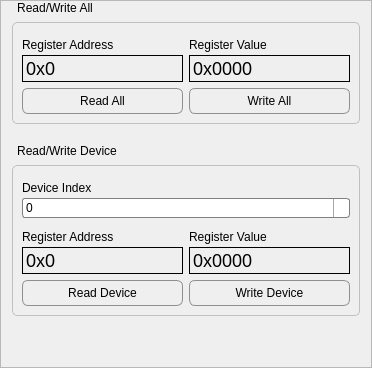
       <widget class="QFrame" name="frame">
        <property name="frameShape">
         <enum>QFrame::StyledPanel</enum>
        </property>
        <property name="frameShadow">
         <enum>QFrame::Raised</enum>
        </property>
        <layout class="QVBoxLayout" name="verticalLayout" stretch="0,1,0">
         <property name="spacing">
          <number>20</number>
         </property>
         <property name="topMargin">
          <number>0</number>
         </property>
         <item>
          <widget class="QGroupBox" name="groupBox_6">
           <property name="maximumSize">
            <size>
             <width>16777215</width>
             <height>160</height>
            </size>
           </property>
           <property name="styleSheet">
            <string notr="true">QGroupBox {
	font: 75 11pt &quot;Arial&quot;;
  border: 1px solid #C0C0C0; /* 边框颜色与宽度 */
  border-radius: 5px; /* 边框圆角 */
  margin-top: 21px; /* 确保有足够的空间显示标题 */
}

QGroupBox::title {
  subcontrol-origin: margin; /* 标题定位基于边界之外 */
  subcontrol-position: top left; /* 标题位置 */
  padding: 0 3px; /* 标题内边距 */
  color: #000; /* 标题文本颜色 */
  /* 使用负边距将标题上移，使其位于边框外部 */
  margin-top: 0px;
}</string>
           </property>
           <property name="title">
            <string>Read/Write All</string>
           </property>
           <layout class="QVBoxLayout" name="verticalLayout_13">
            <item>
             <layout class="QHBoxLayout" name="horizontalLayout">
              <item>
               <layout class="QVBoxLayout" name="verticalLayout_11">
                <property name="spacing">
                 <number>3</number>
                </property>
                <item>
                 <widget class="QLabel" name="label_6">
                  <property name="sizePolicy">
                   <sizepolicy hsizetype="Preferred" vsizetype="Minimum">
                    <horstretch>0</horstretch>
                    <verstretch>0</verstretch>
                   </sizepolicy>
                  </property>
                  <property name="minimumSize">
                   <size>
                    <width>0</width>
                    <height>20</height>
                   </size>
                  </property>
                  <property name="maximumSize">
                   <size>
                    <width>16777215</width>
                    <height>23</height>
                   </size>
                  </property>
                  <property name="styleSheet">
                   <string notr="true">font: 75 11pt &quot;Arial&quot;;</string>
                  </property>
                  <property name="text">
                   <string>Register Address</string>
                  </property>
                  <property name="alignment">
                   <set>Qt::AlignBottom|Qt::AlignLeading|Qt::AlignLeft</set>
                  </property>
                 </widget>
                </item>
                <item>
                 <widget class="QLineEdit" name="lineEdit_17">
                  <property name="font">
                   <font>
                    <family>Arial</family>
                    <pointsize>-1</pointsize>
                   </font>
                  </property>
                  <property name="styleSheet">
                   <string notr="true">QLineEdit {
  border: 1px solid #000000; /* 设置黑色边框 */
  border-radius: 0px; /* 边框无圆角 */
  padding: 1px; /* 设置较大的内边距 */
  font-size: 18px; /* 字体大小 */
  background: transparent; /* 背景透明 */
}</string>
                  </property>
                  <property name="text">
                   <string>0x0</string>
                  </property>
                  <property name="frame">
                   <bool>false</bool>
                  </property>
                  <property name="alignment">
                   <set>Qt::AlignLeading|Qt::AlignLeft|Qt::AlignVCenter</set>
                  </property>
                 </widget>
                </item>
               </layout>
              </item>
              <item>
               <layout class="QVBoxLayout" name="verticalLayout_12">
                <property name="spacing">
                 <number>3</number>
                </property>
                <item>
                 <widget class="QLabel" name="label_7">
                  <property name="sizePolicy">
                   <sizepolicy hsizetype="Preferred" vsizetype="Minimum">
                    <horstretch>0</horstretch>
                    <verstretch>0</verstretch>
                   </sizepolicy>
                  </property>
                  <property name="minimumSize">
                   <size>
                    <width>0</width>
                    <height>20</height>
                   </size>
                  </property>
                  <property name="maximumSize">
                   <size>
                    <width>16777215</width>
                    <height>23</height>
                   </size>
                  </property>
                  <property name="styleSheet">
                   <string notr="true">font: 75 11pt &quot;Arial&quot;;</string>
                  </property>
                  <property name="text">
                   <string>Register Value</string>
                  </property>
                  <property name="alignment">
                   <set>Qt::AlignBottom|Qt::AlignLeading|Qt::AlignLeft</set>
                  </property>
                 </widget>
                </item>
                <item>
                 <widget class="QLineEdit" name="lineEdit_18">
                  <property name="font">
                   <font>
                    <family>Arial</family>
                    <pointsize>-1</pointsize>
                   </font>
                  </property>
                  <property name="styleSheet">
                   <string notr="true">QLineEdit {
  border: 1px solid #000000; /* 设置黑色边框 */
  border-radius: 0px; /* 边框无圆角 */
  padding: 1px; /* 设置较大的内边距 */
  font-size: 18px; /* 字体大小 */
  background: transparent; /* 背景透明 */
}</string>
                  </property>
                  <property name="text">
                   <string>0x0000</string>
                  </property>
                  <property name="frame">
                   <bool>false</bool>
                  </property>
                  <property name="alignment">
                   <set>Qt::AlignLeading|Qt::AlignLeft|Qt::AlignVCenter</set>
                  </property>
                 </widget>
                </item>
               </layout>
              </item>
             </layout>
            </item>
            <item>
             <layout class="QHBoxLayout" name="horizontalLayout_2">
              <item>
               <widget class="QPushButton" name="pushButton_3">
                <property name="styleSheet">
                 <string notr="true">QPushButton {
	font: 75 11pt &quot;Arial&quot;;
    border: 1px solid #8f8f91;
    border-radius: 6px;
    background-color: qlineargradient(x1:0, y1:0, x2:0, y2:1,
                                      stop:0 #f6f7fa, stop:1 #c4c5c8);
    min-width: 80px;
    padding: 5px;
}

QPushButton:pressed {
    background-color: qlineargradient(x1:0, y1:0, x2:0, y2:1,
                                      stop:0 #dadbde, stop:1 #f6f7fa);
}

QPushButton:hover {
    border: 1px solid #1c94c4; /* 更深的边框颜色，当鼠标悬停 */
    background-color: qlineargradient(x1:0, y1:0, x2:0, y2:1,
                                      stop:0 #ebeff9, stop:1 #cad4e6);
}

QPushButton:default {
    border-color: navy; /* 默认按钮有不同的边框颜色 */
}
</string>
                </property>
                <property name="text">
                 <string>Read All</string>
                </property>
               </widget>
              </item>
              <item>
               <widget class="QPushButton" name="pushButton_4">
                <property name="styleSheet">
                 <string notr="true">QPushButton {
	font: 75 11pt &quot;Arial&quot;;
    border: 1px solid #8f8f91;
    border-radius: 6px;
    background-color: qlineargradient(x1:0, y1:0, x2:0, y2:1,
                                      stop:0 #f6f7fa, stop:1 #c4c5c8);
    min-width: 80px;
    padding: 5px;
}

QPushButton:pressed {
    background-color: qlineargradient(x1:0, y1:0, x2:0, y2:1,
                                      stop:0 #dadbde, stop:1 #f6f7fa);
}

QPushButton:hover {
    border: 1px solid #1c94c4; /* 更深的边框颜色，当鼠标悬停 */
    background-color: qlineargradient(x1:0, y1:0, x2:0, y2:1,
                                      stop:0 #ebeff9, stop:1 #cad4e6);
}

QPushButton:default {
    border-color: navy; /* 默认按钮有不同的边框颜色 */
}
</string>
                </property>
                <property name="text">
                 <string>Write All</string>
                </property>
               </widget>
              </item>
             </layout>
            </item>
           </layout>
          </widget>
         </item>
         <item>
          <widget class="QGroupBox" name="groupBox_4">
           <property name="maximumSize">
            <size>
             <width>16777215</width>
             <height>200</height>
            </size>
           </property>
           <property name="styleSheet">
            <string notr="true">QGroupBox {
	font: 75 11pt &quot;Arial&quot;;
  border: 1px solid #C0C0C0; /* 边框颜色与宽度 */
  border-radius: 5px; /* 边框圆角 */
  margin-top: 21px; /* 确保有足够的空间显示标题 */
}

QGroupBox::title {
  subcontrol-origin: margin; /* 标题定位基于边界之外 */
  subcontrol-position: top left; /* 标题位置 */
  padding: 0 3px; /* 标题内边距 */
  color: #000; /* 标题文本颜色 */
  /* 使用负边距将标题上移，使其位于边框外部 */
  margin-top: 0px;
}</string>
           </property>
           <property name="title">
            <string>Read/Write Device</string>
           </property>
           <layout class="QVBoxLayout" name="verticalLayout_7">
            <item>
             <layout class="QVBoxLayout" name="verticalLayout_6">
              <property name="spacing">
               <number>3</number>
              </property>
              <item>
               <widget class="QLabel" name="label_3">
                <property name="sizePolicy">
                 <sizepolicy hsizetype="Preferred" vsizetype="Minimum">
                  <horstretch>0</horstretch>
                  <verstretch>0</verstretch>
                 </sizepolicy>
                </property>
                <property name="minimumSize">
                 <size>
                  <width>0</width>
                  <height>20</height>
                 </size>
                </property>
                <property name="maximumSize">
                 <size>
                  <width>16777215</width>
                  <height>23</height>
                 </size>
                </property>
                <property name="styleSheet">
                 <string notr="true">font: 75 11pt &quot;Arial&quot;;</string>
                </property>
                <property name="text">
                 <string>Device Index</string>
                </property>
                <property name="alignment">
                 <set>Qt::AlignBottom|Qt::AlignLeading|Qt::AlignLeft</set>
                </property>
               </widget>
              </item>
              <item>
               <widget class="QComboBox" name="comboBox">
                <property name="styleSheet">
                 <string notr="true">QComboBox {
	font: 75 11pt &quot;Arial&quot;;
    border: 1px solid gray;
    border-radius: 3px;
    padding: 1px 18px 1px 3px;
    min-width: 6em;
}

QComboBox:editable {
    background: white;
}

QComboBox:!editable, QComboBox::drop-down:editable {
     background: qlineargradient(x1:0, y1:0, x2:0, y2:1,
                                 stop:0 #E1E1E1, stop:0.4 #DDDDDD,
                                 stop:0.5 #D8D8D8, stop:1.0 #D3D3D3);
}

/* QComboBox gets the &quot;on&quot; state when the popup is open */
QComboBox:!editable:on, QComboBox::drop-down:editable:on {
    background: qlineargradient(x1:0, y1:0, x2:0, y2:1,
                                stop:0 #D3D3D3, stop:0.4 #D8D8D8,
                                stop:0.5 #DDDDDD, stop:1.0 #E1E1E1);
}

QComboBox:on { /* shift the text when the popup opens */
    padding-top: 3px;
    padding-left: 4px;
}

QComboBox::drop-down {
    subcontrol-origin: padding;
    subcontrol-position: top right;
    width: 15px;

    border-left-width: 1px;
    border-left-color: darkgray;
    border-left-style: solid; /* just a single line */
    border-top-right-radius: 3px; /* same radius as the QComboBox */
    border-bottom-right-radius: 3px;
}

QComboBox::down-arrow {
    image: url(./icon/combo_down_arrow.png);
	width: 10px; /* 设置箭头宽度 */
    height: 10px; /* 设置箭头高度 */
    background-size: 10px 10px; /* 设置背景图像的尺寸 */
}

QComboBox::down-arrow:on { /* shift the arrow when popup is open */
    top: 1px;
    left: 1px;
}
</string>
                </property>
                <item>
                 <property name="text">
                  <string>0</string>
                 </property>
                </item>
                <item>
                 <property name="text">
                  <string>1</string>
                 </property>
                </item>
                <item>
                 <property name="text">
                  <string>2</string>
                 </property>
                </item>
                <item>
                 <property name="text">
                  <string>3</string>
                 </property>
                </item>
                <item>
                 <property name="text">
                  <string>4</string>
                 </property>
                </item>
                <item>
                 <property name="text">
                  <string>5</string>
                 </property>
                </item>
                <item>
                 <property name="text">
                  <string>6</string>
                 </property>
                </item>
                <item>
                 <property name="text">
                  <string>7</string>
                 </property>
                </item>
                <item>
                 <property name="text">
                  <string>8</string>
                 </property>
                </item>
                <item>
                 <property name="text">
                  <string>9</string>
                 </property>
                </item>
               </widget>
              </item>
             </layout>
            </item>
            <item>
             <layout class="QHBoxLayout" name="horizontalLayout_4">
              <item>
               <layout class="QVBoxLayout" name="verticalLayout_8">
                <property name="spacing">
                 <number>3</number>
                </property>
                <item>
                 <widget class="QLabel" name="label_4">
                  <property name="sizePolicy">
                   <sizepolicy hsizetype="Preferred" vsizetype="Minimum">
                    <horstretch>0</horstretch>
                    <verstretch>0</verstretch>
                   </sizepolicy>
                  </property>
                  <property name="minimumSize">
                   <size>
                    <width>0</width>
                    <height>20</height>
                   </size>
                  </property>
                  <property name="maximumSize">
                   <size>
                    <width>16777215</width>
                    <height>23</height>
                   </size>
                  </property>
                  <property name="styleSheet">
                   <string notr="true">font: 75 11pt &quot;Arial&quot;;</string>
                  </property>
                  <property name="text">
                   <string>Register Address</string>
                  </property>
                  <property name="alignment">
                   <set>Qt::AlignBottom|Qt::AlignLeading|Qt::AlignLeft</set>
                  </property>
                 </widget>
                </item>
                <item>
                 <widget class="QLineEdit" name="lineEdit_15">
                  <property name="font">
                   <font>
                    <family>Arial</family>
                    <pointsize>-1</pointsize>
                   </font>
                  </property>
                  <property name="styleSheet">
                   <string notr="true">QLineEdit {
  border: 1px solid #000000; /* 设置黑色边框 */
  border-radius: 0px; /* 边框无圆角 */
  padding: 1px; /* 设置较大的内边距 */
  font-size: 18px; /* 字体大小 */
  background: transparent; /* 背景透明 */
}</string>
                  </property>
                  <property name="text">
                   <string>0x0</string>
                  </property>
                  <property name="frame">
                   <bool>false</bool>
                  </property>
                  <property name="alignment">
                   <set>Qt::AlignLeading|Qt::AlignLeft|Qt::AlignVCenter</set>
                  </property>
                 </widget>
                </item>
               </layout>
              </item>
              <item>
               <layout class="QVBoxLayout" name="verticalLayout_9">
                <property name="spacing">
                 <number>3</number>
                </property>
                <item>
                 <widget class="QLabel" name="label_5">
                  <property name="sizePolicy">
                   <sizepolicy hsizetype="Preferred" vsizetype="Minimum">
                    <horstretch>0</horstretch>
                    <verstretch>0</verstretch>
                   </sizepolicy>
                  </property>
                  <property name="minimumSize">
                   <size>
                    <width>0</width>
                    <height>20</height>
                   </size>
                  </property>
                  <property name="maximumSize">
                   <size>
                    <width>16777215</width>
                    <height>23</height>
                   </size>
                  </property>
                  <property name="styleSheet">
                   <string notr="true">font: 75 11pt &quot;Arial&quot;;</string>
                  </property>
                  <property name="text">
                   <string>Register Value</string>
                  </property>
                  <property name="alignment">
                   <set>Qt::AlignBottom|Qt::AlignLeading|Qt::AlignLeft</set>
                  </property>
                 </widget>
                </item>
                <item>
                 <widget class="QLineEdit" name="lineEdit_16">
                  <property name="font">
                   <font>
                    <family>Arial</family>
                    <pointsize>-1</pointsize>
                   </font>
                  </property>
                  <property name="styleSheet">
                   <string notr="true">QLineEdit {
  border: 1px solid #000000; /* 设置黑色边框 */
  border-radius: 0px; /* 边框无圆角 */
  padding: 1px; /* 设置较大的内边距 */
  font-size: 18px; /* 字体大小 */
  background: transparent; /* 背景透明 */
}</string>
                  </property>
                  <property name="text">
                   <string>0x0000</string>
                  </property>
                  <property name="frame">
                   <bool>false</bool>
                  </property>
                  <property name="alignment">
                   <set>Qt::AlignLeading|Qt::AlignLeft|Qt::AlignVCenter</set>
                  </property>
                 </widget>
                </item>
               </layout>
              </item>
             </layout>
            </item>
            <item>
             <layout class="QHBoxLayout" name="horizontalLayout_5">
              <item>
               <widget class="QPushButton" name="pushButton">
                <property name="styleSheet">
                 <string notr="true">QPushButton {
	font: 75 11pt &quot;Arial&quot;;
    border: 1px solid #8f8f91;
    border-radius: 6px;
    background-color: qlineargradient(x1:0, y1:0, x2:0, y2:1,
                                      stop:0 #f6f7fa, stop:1 #c4c5c8);
    min-width: 80px;
    padding: 5px;
}

QPushButton:pressed {
    background-color: qlineargradient(x1:0, y1:0, x2:0, y2:1,
                                      stop:0 #dadbde, stop:1 #f6f7fa);
}

QPushButton:hover {
    border: 1px solid #1c94c4; /* 更深的边框颜色，当鼠标悬停 */
    background-color: qlineargradient(x1:0, y1:0, x2:0, y2:1,
                                      stop:0 #ebeff9, stop:1 #cad4e6);
}

QPushButton:default {
    border-color: navy; /* 默认按钮有不同的边框颜色 */
}
</string>
                </property>
                <property name="text">
                 <string>Read Device</string>
                </property>
               </widget>
              </item>
              <item>
               <widget class="QPushButton" name="pushButton_2">
                <property name="styleSheet">
                 <string notr="true">QPushButton {
	font: 75 11pt &quot;Arial&quot;;
    border: 1px solid #8f8f91;
    border-radius: 6px;
    background-color: qlineargradient(x1:0, y1:0, x2:0, y2:1,
                                      stop:0 #f6f7fa, stop:1 #c4c5c8);
    min-width: 80px;
    padding: 5px;
}

QPushButton:pressed {
    background-color: qlineargradient(x1:0, y1:0, x2:0, y2:1,
                                      stop:0 #dadbde, stop:1 #f6f7fa);
}

QPushButton:hover {
    border: 1px solid #1c94c4; /* 更深的边框颜色，当鼠标悬停 */
    background-color: qlineargradient(x1:0, y1:0, x2:0, y2:1,
                                      stop:0 #ebeff9, stop:1 #cad4e6);
}

QPushButton:default {
    border-color: navy; /* 默认按钮有不同的边框颜色 */
}
</string>
                </property>
                <property name="text">
                 <string>Write Device</string>
                </property>
               </widget>
              </item>
             </layout>
            </item>
           </layout>
          </widget>
         </item>
         <item>
          <spacer name="verticalSpacer">
           <property name="orientation">
            <enum>Qt::Vertical</enum>
           </property>
           <property name="sizeHint" stdset="0">
            <size>
             <width>20</width>
             <height>40</height>
            </size>
           </property>
          </spacer>
         </item>
        </layout>
       </widget>
